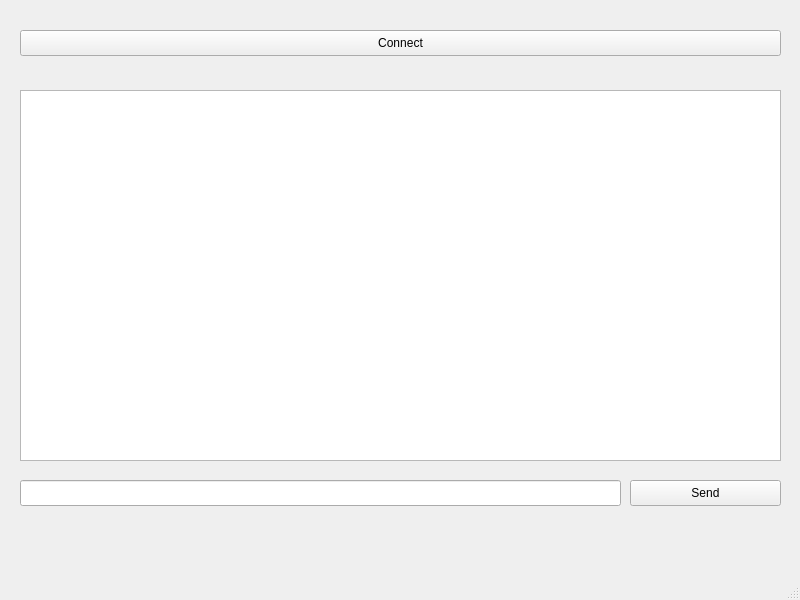
<?xml version="1.0" encoding="UTF-8"?>
<ui version="4.0">
 <class>MainWindow</class>
 <widget class="QMainWindow" name="MainWindow">
  <property name="geometry">
   <rect>
    <x>0</x>
    <y>0</y>
    <width>800</width>
    <height>600</height>
   </rect>
  </property>
  <property name="windowTitle">
   <string>MainWindow</string>
  </property>
  <widget class="QWidget" name="centralwidget">
   <widget class="QPushButton" name="pushButton">
    <property name="geometry">
     <rect>
      <x>630</x>
      <y>480</y>
      <width>151</width>
      <height>26</height>
     </rect>
    </property>
    <property name="text">
     <string>Send</string>
    </property>
   </widget>
   <widget class="QListView" name="listView">
    <property name="geometry">
     <rect>
      <x>20</x>
      <y>90</y>
      <width>761</width>
      <height>371</height>
     </rect>
    </property>
   </widget>
   <widget class="QLineEdit" name="lineEdit">
    <property name="geometry">
     <rect>
      <x>20</x>
      <y>480</y>
      <width>601</width>
      <height>26</height>
     </rect>
    </property>
   </widget>
   <widget class="QPushButton" name="pushButton_2">
    <property name="geometry">
     <rect>
      <x>20</x>
      <y>30</y>
      <width>761</width>
      <height>26</height>
     </rect>
    </property>
    <property name="text">
     <string>Connect</string>
    </property>
   </widget>
  </widget>
  <widget class="QMenuBar" name="menubar">
   <property name="geometry">
    <rect>
     <x>0</x>
     <y>0</y>
     <width>800</width>
     <height>23</height>
    </rect>
   </property>
  </widget>
  <widget class="QStatusBar" name="statusbar"/>
 </widget>
 <resources/>
 <connections/>
</ui>
